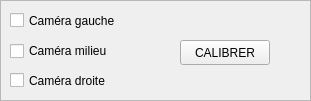
   <widget class="QFrame" name="frame_cameras">
    <property name="geometry">
     <rect>
      <x>1450</x>
      <y>460</y>
      <width>311</width>
      <height>101</height>
     </rect>
    </property>
    <property name="frameShape">
     <enum>QFrame::StyledPanel</enum>
    </property>
    <property name="frameShadow">
     <enum>QFrame::Raised</enum>
    </property>
    <widget class="QCheckBox" name="calib_left_checkbox">
     <property name="geometry">
      <rect>
       <x>10</x>
       <y>10</y>
       <width>150</width>
       <height>21</height>
      </rect>
     </property>
     <property name="text">
      <string>Caméra gauche</string>
     </property>
    </widget>
    <widget class="QCheckBox" name="calib_right_checkbox">
     <property name="geometry">
      <rect>
       <x>10</x>
       <y>70</y>
       <width>150</width>
       <height>21</height>
      </rect>
     </property>
     <property name="text">
      <string>Caméra droite</string>
     </property>
    </widget>
    <widget class="QCheckBox" name="calib_middle_checkbox">
     <property name="geometry">
      <rect>
       <x>10</x>
       <y>40</y>
       <width>150</width>
       <height>22</height>
      </rect>
     </property>
     <property name="text">
      <string>Caméra milieu</string>
     </property>
    </widget>
    <widget class="QPushButton" name="calibrationBtn">
     <property name="geometry">
      <rect>
       <x>180</x>
       <y>40</y>
       <width>90</width>
       <height>25</height>
      </rect>
     </property>
     <property name="text">
      <string>CALIBRER</string>
     </property>
    </widget>
   </widget>
